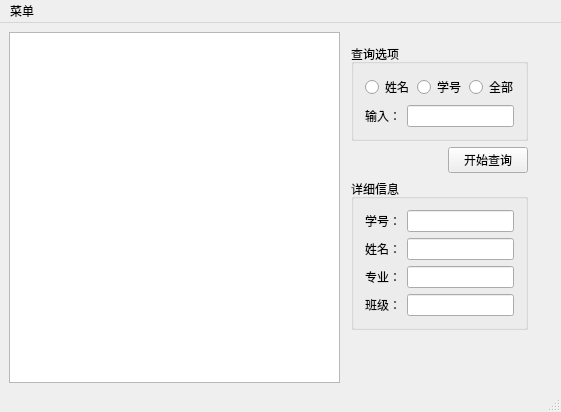
<?xml version="1.0" encoding="UTF-8"?>
<ui version="4.0">
 <class>ScoreWindow</class>
 <widget class="QMainWindow" name="ScoreWindow">
  <property name="geometry">
   <rect>
    <x>0</x>
    <y>0</y>
    <width>561</width>
    <height>412</height>
   </rect>
  </property>
  <property name="windowTitle">
   <string>ScoreWindow</string>
  </property>
  <widget class="QWidget" name="centralWidget">
   <widget class="QTextEdit" name="textEdit">
    <property name="geometry">
     <rect>
      <x>9</x>
      <y>9</y>
      <width>331</width>
      <height>351</height>
     </rect>
    </property>
   </widget>
   <widget class="QWidget" name="layoutWidget">
    <property name="geometry">
     <rect>
      <x>340</x>
      <y>10</y>
      <width>199</width>
      <height>351</height>
     </rect>
    </property>
    <layout class="QVBoxLayout" name="verticalLayout">
     <item>
      <widget class="QGroupBox" name="groupBox">
       <property name="title">
        <string>查询选项</string>
       </property>
       <layout class="QGridLayout" name="gridLayout_2">
        <item row="0" column="0" colspan="2">
         <layout class="QHBoxLayout" name="horizontalLayout">
          <item>
           <widget class="QRadioButton" name="rtn_name">
            <property name="text">
             <string>姓名</string>
            </property>
           </widget>
          </item>
          <item>
           <widget class="QRadioButton" name="rtn_num">
            <property name="text">
             <string>学号</string>
            </property>
           </widget>
          </item>
          <item>
           <widget class="QRadioButton" name="rtn_all">
            <property name="text">
             <string>全部</string>
            </property>
           </widget>
          </item>
         </layout>
        </item>
        <item row="1" column="0">
         <widget class="QLabel" name="label">
          <property name="text">
           <string>输入：</string>
          </property>
         </widget>
        </item>
        <item row="1" column="1">
         <widget class="QLineEdit" name="edtinput"/>
        </item>
       </layout>
      </widget>
     </item>
     <item>
      <layout class="QHBoxLayout" name="horizontalLayout_2">
       <item>
        <spacer name="horizontalSpacer">
         <property name="orientation">
          <enum>Qt::Horizontal</enum>
         </property>
         <property name="sizeHint" stdset="0">
          <size>
           <width>40</width>
           <height>20</height>
          </size>
         </property>
        </spacer>
       </item>
       <item>
        <widget class="QPushButton" name="btnQuery">
         <property name="text">
          <string>开始查询</string>
         </property>
        </widget>
       </item>
      </layout>
     </item>
     <item>
      <widget class="QGroupBox" name="groupBox_2">
       <property name="title">
        <string>详细信息</string>
       </property>
       <layout class="QGridLayout" name="gridLayout_3">
        <item row="0" column="0">
         <layout class="QGridLayout" name="gridLayout">
          <item row="0" column="0">
           <widget class="QLabel" name="label_2">
            <property name="text">
             <string>学号：</string>
            </property>
           </widget>
          </item>
          <item row="0" column="1">
           <widget class="QLineEdit" name="edtStNumber"/>
          </item>
          <item row="1" column="0">
           <widget class="QLabel" name="label_3">
            <property name="text">
             <string>姓名：</string>
            </property>
           </widget>
          </item>
          <item row="1" column="1">
           <widget class="QLineEdit" name="edtStName"/>
          </item>
          <item row="2" column="0">
           <widget class="QLabel" name="label_4">
            <property name="text">
             <string>专业：</string>
            </property>
           </widget>
          </item>
          <item row="2" column="1">
           <widget class="QLineEdit" name="edtStGrade"/>
          </item>
          <item row="3" column="0">
           <widget class="QLabel" name="label_5">
            <property name="text">
             <string>班级：</string>
            </property>
           </widget>
          </item>
          <item row="3" column="1">
           <widget class="QLineEdit" name="edtStClass"/>
          </item>
         </layout>
        </item>
       </layout>
      </widget>
     </item>
     <item>
      <spacer name="verticalSpacer">
       <property name="orientation">
        <enum>Qt::Vertical</enum>
       </property>
       <property name="sizeHint" stdset="0">
        <size>
         <width>20</width>
         <height>40</height>
        </size>
       </property>
      </spacer>
     </item>
    </layout>
   </widget>
  </widget>
  <widget class="QStatusBar" name="statusBar"/>
  <widget class="QMenuBar" name="menuBar">
   <property name="geometry">
    <rect>
     <x>0</x>
     <y>0</y>
     <width>561</width>
     <height>23</height>
    </rect>
   </property>
   <widget class="QMenu" name="menu">
    <property name="title">
     <string>菜单</string>
    </property>
    <addaction name="actinput"/>
    <addaction name="actfileinput"/>
    <addaction name="actoutput"/>
   </widget>
   <addaction name="menu"/>
  </widget>
  <action name="actinput">
   <property name="text">
    <string>信息录入</string>
   </property>
  </action>
  <action name="actfileinput">
   <property name="text">
    <string>批量导入</string>
   </property>
  </action>
  <action name="actoutput">
   <property name="text">
    <string>数据库导出</string>
   </property>
  </action>
 </widget>
 <layoutdefault spacing="6" margin="11"/>
 <resources/>
 <connections/>
</ui>
